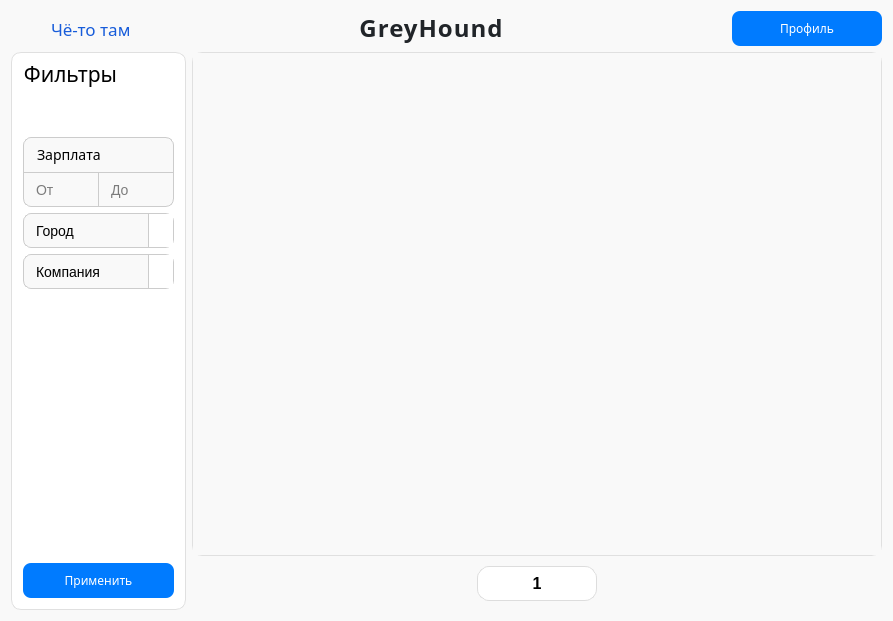
<?xml version="1.0" encoding="UTF-8"?>
<ui version="4.0">
 <class>MainPage</class>
 <widget class="QWidget" name="MainPage">
  <property name="geometry">
   <rect>
    <x>0</x>
    <y>0</y>
    <width>893</width>
    <height>621</height>
   </rect>
  </property>
  <property name="font">
   <font>
    <family>Golos Text</family>
   </font>
  </property>
  <property name="windowTitle">
   <string>Form</string>
  </property>
  <property name="styleSheet">
   <string notr="true">QWidget {
    background-color: #f9f9f9;
}</string>
  </property>
  <layout class="QGridLayout" name="gridLayout_2">
   <item row="0" column="0">
    <layout class="QGridLayout" name="gridLayout">
     <item row="0" column="0" colspan="2">
      <layout class="QHBoxLayout" name="horizontalLayout_3">
       <item>
        <spacer name="horizontalSpacer_3">
         <property name="orientation">
          <enum>Qt::Orientation::Horizontal</enum>
         </property>
         <property name="sizeType">
          <enum>QSizePolicy::Policy::Fixed</enum>
         </property>
         <property name="sizeHint" stdset="0">
          <size>
           <width>40</width>
           <height>20</height>
          </size>
         </property>
        </spacer>
       </item>
       <item>
        <widget class="QLabel" name="label">
         <property name="sizePolicy">
          <sizepolicy hsizetype="Minimum" vsizetype="Minimum">
           <horstretch>0</horstretch>
           <verstretch>0</verstretch>
          </sizepolicy>
         </property>
         <property name="font">
          <font>
           <family>Golos Text</family>
           <pointsize>-1</pointsize>
          </font>
         </property>
         <property name="styleSheet">
          <string notr="true">QLabel {
	color: #175cda;
    font-size: 17px;
}</string>
         </property>
         <property name="text">
          <string>Чё-то там</string>
         </property>
        </widget>
       </item>
       <item>
        <spacer name="horizontalSpacer">
         <property name="orientation">
          <enum>Qt::Orientation::Horizontal</enum>
         </property>
         <property name="sizeHint" stdset="0">
          <size>
           <width>40</width>
           <height>20</height>
          </size>
         </property>
        </spacer>
       </item>
       <item>
        <widget class="QLabel" name="labelMainLabel">
         <property name="font">
          <font>
           <family>Golos Text Medium</family>
           <pointsize>-1</pointsize>
           <bold>true</bold>
          </font>
         </property>
         <property name="styleSheet">
          <string notr="true">QLabel {
	    font-weight: bold;
    font-size: 24px;
    color: #212529;
    letter-spacing: 1px;
}</string>
         </property>
         <property name="text">
          <string>GreyHound</string>
         </property>
         <property name="alignment">
          <set>Qt::AlignmentFlag::AlignHCenter|Qt::AlignmentFlag::AlignTop</set>
         </property>
        </widget>
       </item>
       <item>
        <spacer name="horizontalSpacer_2">
         <property name="orientation">
          <enum>Qt::Orientation::Horizontal</enum>
         </property>
         <property name="sizeHint" stdset="0">
          <size>
           <width>40</width>
           <height>20</height>
          </size>
         </property>
        </spacer>
       </item>
       <item>
        <widget class="QPushButton" name="profilePB_3">
         <property name="sizePolicy">
          <sizepolicy hsizetype="Fixed" vsizetype="Preferred">
           <horstretch>0</horstretch>
           <verstretch>0</verstretch>
          </sizepolicy>
         </property>
         <property name="minimumSize">
          <size>
           <width>150</width>
           <height>35</height>
          </size>
         </property>
         <property name="maximumSize">
          <size>
           <width>140</width>
           <height>35</height>
          </size>
         </property>
         <property name="font">
          <font>
           <family>Golos Text</family>
           <bold>false</bold>
          </font>
         </property>
         <property name="styleSheet">
          <string notr="true">QPushButton {
    background-color: #007bff;
    color: white;
    border: none;
    border-radius: 8px;
}

QPushButton:hover {
    background-color: #005ecb;
}</string>
         </property>
         <property name="text">
          <string>Профиль</string>
         </property>
         <property name="flat">
          <bool>false</bool>
         </property>
        </widget>
       </item>
      </layout>
     </item>
     <item row="1" column="0">
      <widget class="QGroupBox" name="groupBox_3">
       <property name="sizePolicy">
        <sizepolicy hsizetype="Fixed" vsizetype="Preferred">
         <horstretch>0</horstretch>
         <verstretch>0</verstretch>
        </sizepolicy>
       </property>
       <property name="minimumSize">
        <size>
         <width>175</width>
         <height>0</height>
        </size>
       </property>
       <property name="maximumSize">
        <size>
         <width>175</width>
         <height>16777215</height>
        </size>
       </property>
       <property name="font">
        <font>
         <family>Golos Text Medium</family>
         <pointsize>16</pointsize>
        </font>
       </property>
       <property name="styleSheet">
        <string notr="true">QGroupBox::title {
	color: black;
    left: 10px;
    top: 7px;
}
QGroupBox {
    border: 1px solid #e0e0e0;
	border-radius: 10px;
    background-color: white;
}
</string>
       </property>
       <property name="title">
        <string>Фильтры</string>
       </property>
       <layout class="QVBoxLayout" name="verticalLayout_4">
        <item>
         <layout class="QVBoxLayout" name="verticalLayout_3">
          <item>
           <layout class="QVBoxLayout" name="verticalLayout_2">
            <item>
             <layout class="QVBoxLayout" name="verticalLayout">
              <property name="spacing">
               <number>0</number>
              </property>
              <item>
               <spacer name="verticalSpacer_2">
                <property name="orientation">
                 <enum>Qt::Orientation::Vertical</enum>
                </property>
                <property name="sizeType">
                 <enum>QSizePolicy::Policy::Fixed</enum>
                </property>
                <property name="sizeHint" stdset="0">
                 <size>
                  <width>20</width>
                  <height>40</height>
                 </size>
                </property>
               </spacer>
              </item>
              <item>
               <widget class="QLabel" name="labelSalary">
                <property name="sizePolicy">
                 <sizepolicy hsizetype="Preferred" vsizetype="Fixed">
                  <horstretch>0</horstretch>
                  <verstretch>0</verstretch>
                 </sizepolicy>
                </property>
                <property name="minimumSize">
                 <size>
                  <width>0</width>
                  <height>35</height>
                 </size>
                </property>
                <property name="font">
                 <font>
                  <family>Golos Text</family>
                  <pointsize>-1</pointsize>
                 </font>
                </property>
                <property name="styleSheet">
                 <string notr="true">QLabel {
	background-color: #f9f9f9;
    border: 1px solid #ccc;
    border-radius: 8px;
    padding: 6px 10px;
    font-size: 14px;
    color: black;
	border-bottom-right-radius: 0px;
border-bottom-left-radius: 0px;
border-bottom: none;
}</string>
                </property>
                <property name="text">
                 <string>Зарплата</string>
                </property>
               </widget>
              </item>
              <item>
               <layout class="QHBoxLayout" name="horizontalLayout">
                <property name="spacing">
                 <number>0</number>
                </property>
                <item>
                 <widget class="QLineEdit" name="lineEditSalaryFrom">
                  <property name="minimumSize">
                   <size>
                    <width>0</width>
                    <height>35</height>
                   </size>
                  </property>
                  <property name="styleSheet">
                   <string notr="true">QLineEdit {
    background-color: #f9f9f9;
    border: 1px solid #ccc;
    border-radius: 8px;
    padding: 6px 10px;
    font-size: 14px;
    color: black;
	border-top-right-radius: 0px;
    border-bottom-right-radius: 0px;
	border-top-left-radius: 0px;
}

QLineEdit:focus {
    border: 1px solid #007bff;
}
</string>
                  </property>
                  <property name="placeholderText">
                   <string>От</string>
                  </property>
                 </widget>
                </item>
                <item>
                 <widget class="QLineEdit" name="lineEditSalaryTo">
                  <property name="minimumSize">
                   <size>
                    <width>0</width>
                    <height>35</height>
                   </size>
                  </property>
                  <property name="styleSheet">
                   <string notr="true">QLineEdit {
    background-color: #f9f9f9;
    border: 1px solid #ccc;
    border-radius: 8px;
    padding: 6px 10px;
    font-size: 14px;
    color: black;
	border-top-left-radius: 0px;
    border-bottom-left-radius: 0px;
border-left: none;
border-top-right-radius: 0px;
}

QLineEdit:focus {
    border: 1px solid #007bff;
}</string>
                  </property>
                  <property name="placeholderText">
                   <string>До</string>
                  </property>
                 </widget>
                </item>
               </layout>
              </item>
             </layout>
            </item>
            <item>
             <widget class="QComboBox" name="comboBoxCity">
              <property name="minimumSize">
               <size>
                <width>0</width>
                <height>35</height>
               </size>
              </property>
              <property name="styleSheet">
               <string notr="true">QComboBox {
    border: 1px solid #ccc;
    border-radius: 8px;
    padding: 6px 12px;
    background-color: #f9f9f9;
    font-size: 14px;
	color: black;
}
QComboBox QAbstractItemView {
    background-color: white;
    color: black;
    selection-background-color: white;
    selection-color: black;
    border: 1px solid #ccc;
    font-size: 14px;

}
QComboBox::down-arrow {
    
	image: url(:/caret-down.png);
    width: 12px;
    height: 12px;
background-color: white;
}
QComboBox::drop-down {
    subcontrol-origin: padding;
    subcontrol-position: top right;
    width: 24px;
    border-left: 1px solid #ccc;
background-color: white;
}</string>
              </property>
              <property name="placeholderText">
               <string>Город</string>
              </property>
              <item>
               <property name="text">
                <string>Город</string>
               </property>
              </item>
              <item>
               <property name="text">
                <string>Москва</string>
               </property>
              </item>
              <item>
               <property name="text">
                <string>Санкт-Петербург</string>
               </property>
              </item>
             </widget>
            </item>
            <item>
             <widget class="QComboBox" name="comboBoxCompany">
              <property name="minimumSize">
               <size>
                <width>0</width>
                <height>35</height>
               </size>
              </property>
              <property name="styleSheet">
               <string notr="true">QComboBox {
    border: 1px solid #ccc;
    border-radius: 8px;
    padding: 6px 12px;
    background-color: #f9f9f9;
    font-size: 14px;
	color: black;
}
QComboBox QAbstractItemView {
    background-color: white;
    color: black;
    selection-background-color: white;
    selection-color: black;
    border: 1px solid #ccc;
    font-size: 14px;

}
QComboBox::down-arrow {
    
	image: url(:/caret-down.png);
    width: 12px;
    height: 12px;
background-color: white;
}
QComboBox::drop-down {
    subcontrol-origin: padding;
    subcontrol-position: top right;
    width: 24px;
    border-left: 1px solid #ccc;
background-color: white;
}</string>
              </property>
              <property name="placeholderText">
               <string>Компания</string>
              </property>
              <item>
               <property name="text">
                <string>Компания</string>
               </property>
              </item>
              <item>
               <property name="text">
                <string>Авито</string>
               </property>
              </item>
              <item>
               <property name="text">
                <string>Яндекс</string>
               </property>
              </item>
              <item>
               <property name="text">
                <string>Озон</string>
               </property>
              </item>
              <item>
               <property name="text">
                <string>YADRO</string>
               </property>
              </item>
             </widget>
            </item>
            <item>
             <spacer name="verticalSpacer">
              <property name="orientation">
               <enum>Qt::Orientation::Vertical</enum>
              </property>
              <property name="sizeHint" stdset="0">
               <size>
                <width>20</width>
                <height>40</height>
               </size>
              </property>
             </spacer>
            </item>
           </layout>
          </item>
          <item>
           <widget class="QPushButton" name="applyPB">
            <property name="sizePolicy">
             <sizepolicy hsizetype="Preferred" vsizetype="Fixed">
              <horstretch>0</horstretch>
              <verstretch>0</verstretch>
             </sizepolicy>
            </property>
            <property name="minimumSize">
             <size>
              <width>0</width>
              <height>35</height>
             </size>
            </property>
            <property name="maximumSize">
             <size>
              <width>16777215</width>
              <height>16777215</height>
             </size>
            </property>
            <property name="font">
             <font>
              <family>Golos Text</family>
             </font>
            </property>
            <property name="styleSheet">
             <string notr="true">QPushButton {
    background-color: #007bff;
    color: white;
    border: none;
    border-radius: 8px;
}

QPushButton:hover {
    background-color: #005ecb;
}</string>
            </property>
            <property name="text">
             <string>Применить</string>
            </property>
           </widget>
          </item>
         </layout>
        </item>
       </layout>
      </widget>
     </item>
     <item row="1" column="1">
      <layout class="QVBoxLayout" name="verticalLayout_5">
       <property name="spacing">
        <number>1</number>
       </property>
       <item>
        <widget class="QStackedWidget" name="vacanciesPage">
         <property name="minimumSize">
          <size>
           <width>690</width>
           <height>500</height>
          </size>
         </property>
         <property name="styleSheet">
          <string notr="true">QStackedWidget::title {
	color: black;
    left: 10px;
    top: 7px;
}
QStackedWidget {
    border: 1px solid #e0e0e0;
	border-radius: 10px;
    background-color: white;
}
</string>
         </property>
         <property name="currentIndex">
          <number>1</number>
         </property>
         <widget class="QWidget" name="page_1"/>
         <widget class="QWidget" name="page_2"/>
        </widget>
       </item>
       <item>
        <widget class="QWidget" name="widget" native="true">
         <layout class="QVBoxLayout" name="verticalLayout_6">
          <item>
           <layout class="QHBoxLayout" name="horizontalLayout_4">
            <property name="spacing">
             <number>0</number>
            </property>
            <item>
             <spacer name="horizontalSpacer_4">
              <property name="orientation">
               <enum>Qt::Orientation::Horizontal</enum>
              </property>
              <property name="sizeHint" stdset="0">
               <size>
                <width>40</width>
                <height>20</height>
               </size>
              </property>
             </spacer>
            </item>
            <item>
             <widget class="QPushButton" name="pushButtonPrev">
              <property name="sizePolicy">
               <sizepolicy hsizetype="Fixed" vsizetype="Fixed">
                <horstretch>0</horstretch>
                <verstretch>0</verstretch>
               </sizepolicy>
              </property>
              <property name="minimumSize">
               <size>
                <width>35</width>
                <height>35</height>
               </size>
              </property>
              <property name="maximumSize">
               <size>
                <width>35</width>
                <height>35</height>
               </size>
              </property>
              <property name="styleSheet">
               <string notr="true">#pushButtonPrev {
	
	image: url(:/caret-left.png);
}
QPushButton {
        border: 1px solid #DDDDDD;
        font-size: 18px;
		border-radius: 12px;
	background-color: rgb(255, 255, 255);
        color: #007AFF; /* синий */
        padding: 4px 10px;
		border-top-right-radius: 0px;
		border-bottom-right-radius: 0px;
border-right: none;
    }
    QPushButton:hover {
        background-color: #E0E0E0;
border-radius: 12px;
		border-top-right-radius: 0px;
		border-bottom-right-radius: 0px;
    }
</string>
              </property>
              <property name="text">
               <string/>
              </property>
             </widget>
            </item>
            <item>
             <widget class="QLabel" name="pageNumber">
              <property name="sizePolicy">
               <sizepolicy hsizetype="Fixed" vsizetype="Fixed">
                <horstretch>0</horstretch>
                <verstretch>0</verstretch>
               </sizepolicy>
              </property>
              <property name="minimumSize">
               <size>
                <width>50</width>
                <height>35</height>
               </size>
              </property>
              <property name="maximumSize">
               <size>
                <width>45</width>
                <height>35</height>
               </size>
              </property>
              <property name="font">
               <font>
                <family>Ubuntu</family>
                <pointsize>-1</pointsize>
                <bold>true</bold>
               </font>
              </property>
              <property name="styleSheet">
               <string notr="true">QLabel {
        background-color: white;
        border: 1px solid #DDDDDD;
        padding: 6px 12px;
        font-weight: bold;
        font-size: 16px;
        color: black;
border-left: none;
border-right: none;
    }</string>
              </property>
              <property name="text">
               <string>1</string>
              </property>
              <property name="alignment">
               <set>Qt::AlignmentFlag::AlignCenter</set>
              </property>
             </widget>
            </item>
            <item>
             <widget class="QPushButton" name="pushButtonNext">
              <property name="sizePolicy">
               <sizepolicy hsizetype="Fixed" vsizetype="Fixed">
                <horstretch>0</horstretch>
                <verstretch>0</verstretch>
               </sizepolicy>
              </property>
              <property name="minimumSize">
               <size>
                <width>35</width>
                <height>35</height>
               </size>
              </property>
              <property name="maximumSize">
               <size>
                <width>35</width>
                <height>35</height>
               </size>
              </property>
              <property name="styleSheet">
               <string notr="true">
QPushButton {
image: url(:/caret-right.png);
        border: 1px solid #DDDDDD;
        font-size: 18px;
		border-radius: 12px;
		background-color: rgb(255, 255, 255);
       color: #007AFF; /* синий */
        padding: 4px 10px;
		border-top-left-radius: 0px;
		border-bottom-left-radius: 0px;
border-left: none;
    }
    QPushButton:hover {
        background-color: #E0E0E0;
		border-radius: 12px;
		border-top-left-radius: 0px;
		border-bottom-left-radius: 0px;
    }
</string>
              </property>
              <property name="text">
               <string/>
              </property>
             </widget>
            </item>
            <item>
             <spacer name="horizontalSpacer_5">
              <property name="orientation">
               <enum>Qt::Orientation::Horizontal</enum>
              </property>
              <property name="sizeHint" stdset="0">
               <size>
                <width>40</width>
                <height>20</height>
               </size>
              </property>
             </spacer>
            </item>
           </layout>
          </item>
         </layout>
        </widget>
       </item>
      </layout>
     </item>
    </layout>
   </item>
  </layout>
 </widget>
 <resources/>
 <connections/>
</ui>
